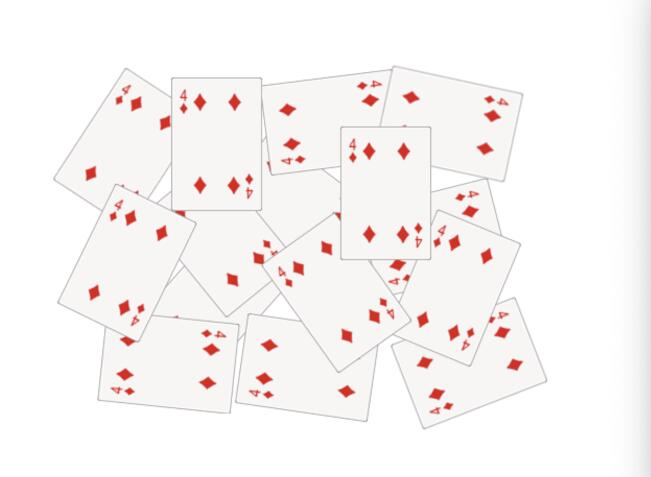
#> input picture image-se.jpg, 651 x 477 px
$ python -i Image_segmentation.py   (imports and definitions only)   (older library calls are emulated)
#> lines starting #> are read from the running program, lines starting #| are printed output that depends on the picture; after the words box and inside, x2 and y2 are one past the last pixel; in counts of white or black regions, pixels touching at a corner belong together
import os
import sys
import cv2
import numpy as np
import random as rng


def main():

        img = cv2.imread('./image-se.jpg')
#> img is the input picture: shape (477, 651, 3); mean B, G, R 244.4, 245.3, 248.8

        src = img

        img[np.all(img == 255, axis=2)] = 0

        kernel = np.array([[1, 1, 1], [1, -8, 1], [1, 1, 1]], dtype=np.float32)

        Laplacian = cv2.filter2D(img, cv2.CV_32F, kernel)
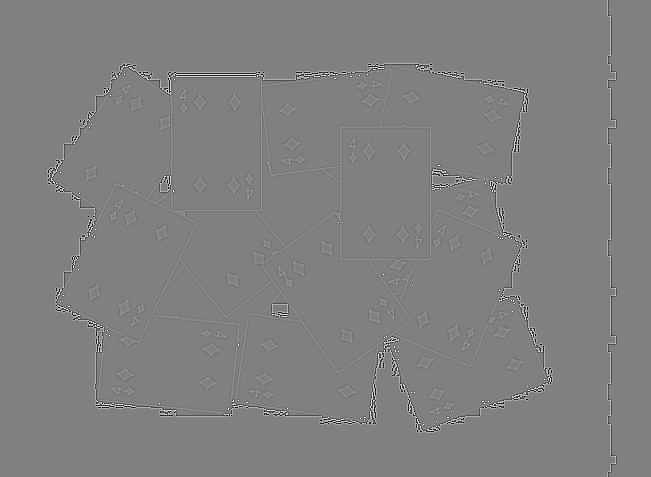
#> Laplacian: shape (477, 651, 3) float32; mean B, G, R 0, 0, 0; drawn with min black and max white

        imgres = np.float32(img) - Laplacian

        imgres = np.clip(imgres, 0, 255)

        imgres = np.uint8(imgres)

        bw = cv2.cvtColor(imgres, cv2.COLOR_BGR2GRAY)

        _, bw = cv2.threshold(bw, 40, 255, cv2.THRESH_BINARY | cv2.THRESH_OTSU)
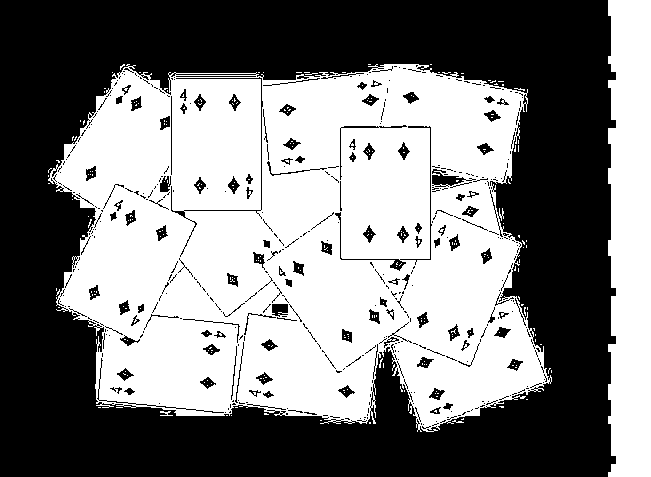
#> bw: shape (477, 651); 49.9% white; 249 white regions (246 under 20 px), largest, box (x1, y1, x2, y2) and area: (48, 64, 552, 432) 134919, (608, 0, 651, 477) 19231, (160, 411, 173, 416) 34

        dist = cv2.distanceTransform(bw, cv2.DIST_L2, 3)

        cv2.normalize(dist, dist, 0, 1.0, cv2.NORM_MINMAX)

        _, dist = cv2.threshold(dist, 0.4, 1.0, cv2.THRESH_BINARY)
#> dist: shape (477, 651) float32; values 0 (black) and 1 (white), 10.3% white; 20 white regions (5 under 20 px), largest, box (x1, y1, x2, y2) and area: (625, 0, 651, 477) 10713, (94, 236, 162, 289) 2183, (189, 115, 244, 172) 2135

        kernel1 = np.ones((3, 3), dtype=np.uint8)

        dist = cv2.dilate(dist, kernel1)
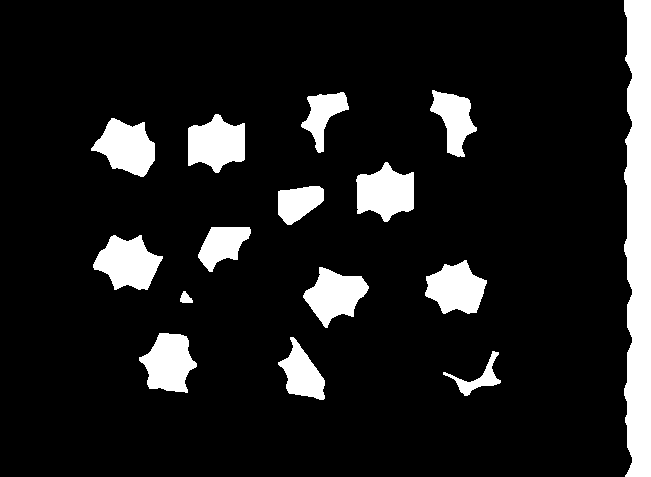
#> dist: shape (477, 651) float32; values 0 (black) and 1 (white), 11.5% white; 15 white regions, largest, box (x1, y1, x2, y2) and area: (624, 0, 651, 477) 11275, (93, 235, 163, 290) 2461, (356, 162, 414, 222) 2392

        dist_8u = dist.astype('uint8')
#> dist_8u: shape (477, 651); values 0 (black) and 1 (white), 11.5% white; 15 white regions

        contours, _ = cv2.findContours(dist_8u, cv2.RETR_EXTERNAL, cv2.CHAIN_APPROX_SIMPLE)
#> contours = 15 contours; largest, box (x1, y1, x2, y2) and area: (624, 0, 651, 477) 10772, (93, 235, 163, 290) 2364, (356, 162, 414, 222) 2293, (188, 114, 245, 173) 2289, (91, 118, 155, 177) 2264

        markers = np.zeros(dist.shape, dtype=np.int32)

        for i in range(len(contours)):
            cv2.drawContours(markers, contours, i, (i + 1), -1)
#> this loop made 15 passes
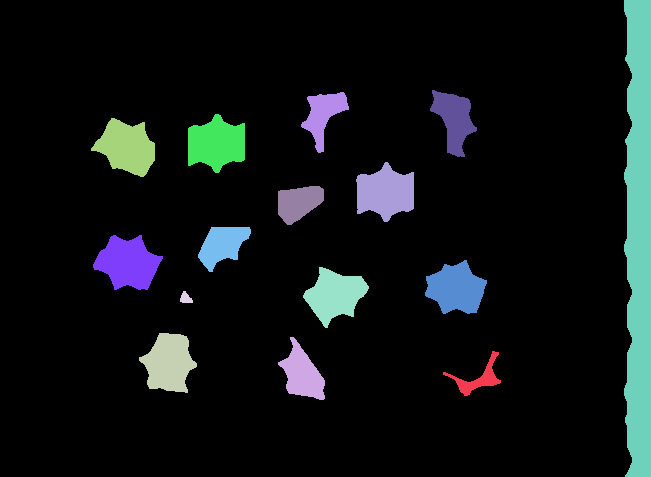
#> markers: shape (477, 651) int32; 16 distinct labels, from 0 to 15; one colour per label, 0 black

        cv2.circle(markers, (5, 5), 3, (255, 255, 255), -1)
#> markers: shape (477, 651) int32; 17 distinct labels, from 0 to 255

        cv2.watershed(imgres, markers)

        mark = markers.astype('uint8')
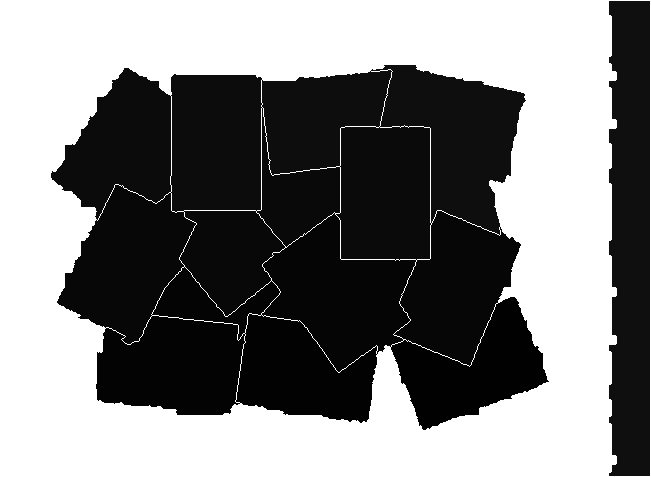
#> mark: shape (477, 651); min 1, max 255, mean 128.7

        colors = []

        for conlour in contours:
            colors.append((rng.randint(0, 256), rng.randint(0, 256), rng.randint(0, 256)))
#> after the loop, colors = [(197, 215, 20), (132, 248, 207), (155, 244, 183), (111, 71, 144), (71, 48, 128), (75, 158, 50), (37, 169, 241), (51, 181, 222), (161, 104, 244), (226, 133, 31), (7, 47, 204), (0, 252, 170), (124, 166, 32), (97, 113, 122), (72, 229, 46)]

        dst = np.zeros((markers.shape[0], markers.shape[1], 3), dtype=np.uint8)

        for i in range(markers.shape[0]):
            for j in range(markers.shape[1]):
                index = markers[i, j]
                if index > 0 and index <= len(contours):
                    dst[i, j, :] = colors[index - 1]
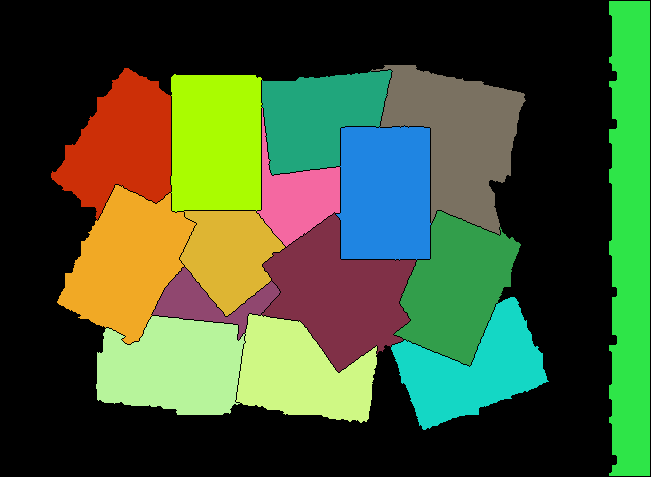
#> dst: shape (477, 651, 3); mean of channels 0, 1, 2 49.4, 84.8, 65.2; drawn as B, G, R

        img = np.hstack([src, dst])
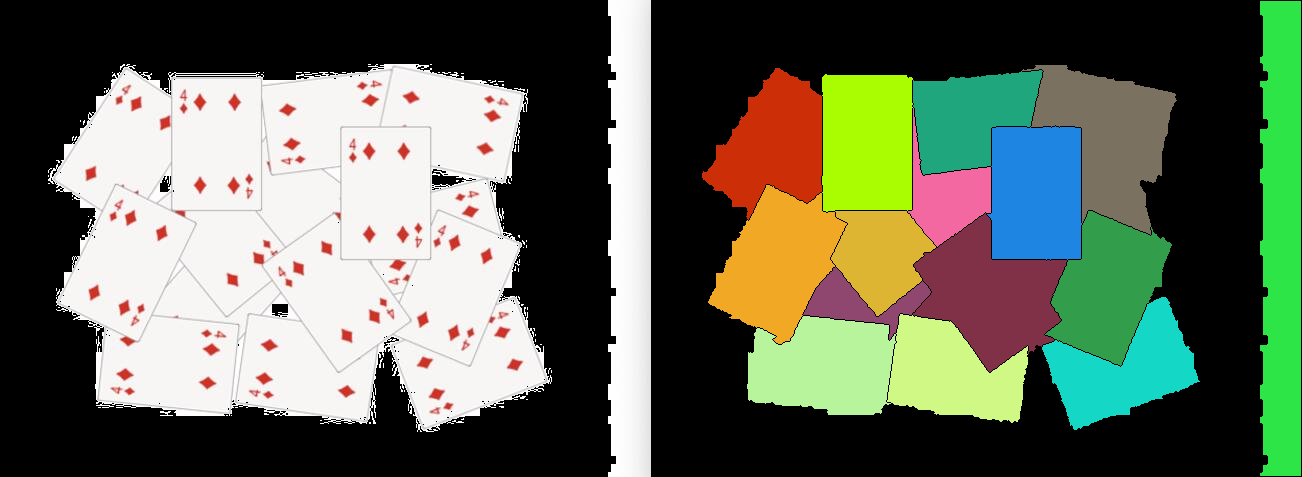
#> img: shape (477, 1302, 3); mean B, G, R 87, 105.2, 97.1

        cv2.imshow('Final Result', img)

        cv2.waitKey(0)

>>> result = main()
